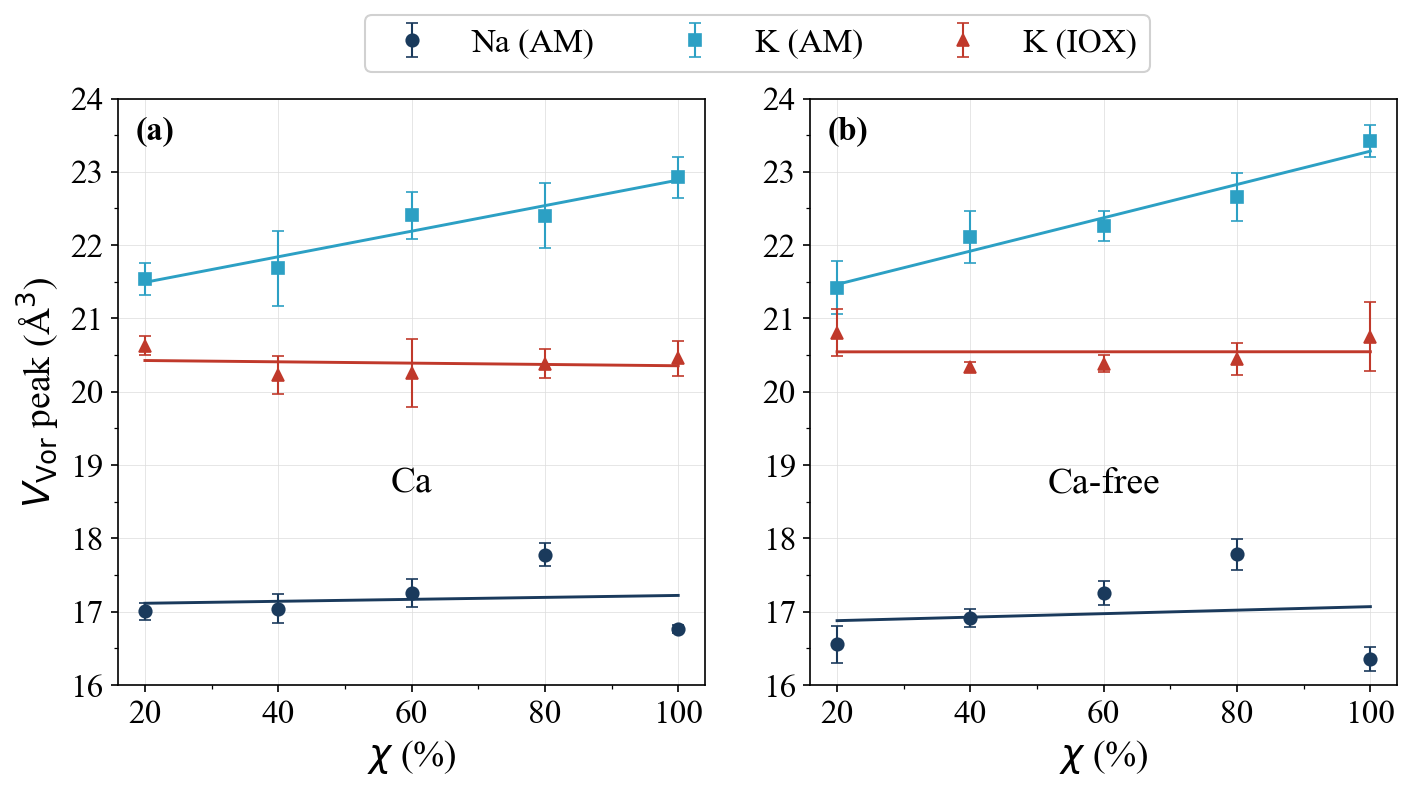

The script that saved this image:
"""
fig_voronoi_av_peaks_vs_chi.py
Pico del volumen de Voronoi vs chi — Na(AM), K(AM), K(IEX1) — promediado sobre las 3 replicas.

Para cada chi y cada replica (r=1,2,3) se calcula el pico de la KDE de los volumenes de Voronoi
(Na o K); el punto es la media de los 3 picos y la barra de error es la desviacion estandar
muestral (n-1). Ajuste lineal sobre las medias. 2 paneles: 10CaO | Ca-free.
Misma estetica que fig_voronoi_peaks_vs_chi.png (en esa figura las 3 replicas se juntan en un
unico conjunto y se toma un solo pico, sin barra de error).
"""

import numpy as np
import matplotlib.pyplot as plt
import matplotlib.ticker as ticker
from pathlib import Path
from scipy.stats import gaussian_kde

HERE = Path(__file__).parent
VORO_DIR = HERE / "VORONOI"
TYPE_NA, TYPE_K = 4, 5
REPLICAS = (1, 2, 3)

XX_CONFIG = {
    20:  (3,  3,  3,  5,  5,  5),
    40:  (6,  6,  6,  10, 10, 10),
    60:  (9,  9,  9,  15, 15, 15),
    80:  (12, 12, 12, 20, 20, 20),
    100: (0,  15, 15, 0,  25, 25),
}
CHI = np.array(sorted(XX_CONFIG), dtype=float)


def read_vol(path):
    data = {}
    in_atoms = False
    with open(path) as fh:
        for line in fh:
            s = line.strip()
            if s.startswith("ITEM: ATOMS"):
                in_atoms = True
                continue
            if s.startswith("ITEM:"):
                in_atoms = False
                continue
            if in_atoms and s:
                parts = s.split()
                data[int(parts[0])] = (int(parts[1]), float(parts[2]))
    return data


def vol_peak_replica(tag, center_type):
    vol_data = read_vol(VORO_DIR / f"{tag}_vol.dat")
    vols = np.array([v for (t, v) in vol_data.values() if t == center_type])
    kde = gaussian_kde(vols, bw_method="silverman")
    x_grid = np.linspace(vols.min(), vols.max(), 2000)
    return x_grid[np.argmax(kde(x_grid))]


def peaks_mean_sd(tag_pattern, center_type):
    pk = np.array([vol_peak_replica(tag_pattern.format(r=r), center_type) for r in REPLICAS])
    return pk.mean(), pk.std(ddof=1)


mean = {s: {k: [] for k in ("na", "ka", "ki")} for s in ("cao", "noca")}
sd = {s: {k: [] for k in ("na", "ka", "ki")} for s in ("cao", "noca")}

for XX, (xna_cao, xka_cao, xt_cao, xna_noca, xka_noca, xt_noca) in sorted(XX_CONFIG.items()):
    print(f"XX={XX}%...")
    specs = {
        ("cao", "na"):   (f"cao_am_x{xna_cao}_r{{r}}",       TYPE_NA),
        ("cao", "ka"):   (f"cao_am_x{xka_cao}_r{{r}}",       TYPE_K),
        ("cao", "ki"):   (f"cao_iex1_xt{xt_cao}_r{{r}}",     TYPE_K),
        ("noca", "na"):  (f"noca_am_x{xna_noca}_r{{r}}",     TYPE_NA),
        ("noca", "ka"):  (f"noca_am_x{xka_noca}_r{{r}}",     TYPE_K),
        ("noca", "ki"):  (f"noca_iex1_xt{xt_noca}_r{{r}}",   TYPE_K),
    }
    for (sys_, key), (pat, ctype) in specs.items():
        m, s = peaks_mean_sd(pat, ctype)
        mean[sys_][key].append(m)
        sd[sys_][key].append(s)

import sys
sys.path.insert(0, str(HERE))
from paper_style import BOX, FS_LABEL, FS_TEXT, apply_rcparams, make_fig, panel_letter, relabel
apply_rcparams()

SERIES = [
    ("na", "#1a3a5c", "o", relabel("Na (As-Melted)")),
    ("ka", "#2ca0c4", "s", relabel("K (As-Melted)")),
    ("ki", "#c0392b", "^", relabel("K (Ion-Exchanged)")),
]

fig, axes = make_fig(1, 2)
letters = ["(a)", "(b)"]
for col, (letter, (sys_, title)) in enumerate(zip(letters, [("cao", "10CaO"), ("noca", "Ca-free")])):
    ax = axes[col]
    title = relabel(title)
    for key, color, marker, label in SERIES:
        y = np.array(mean[sys_][key])
        e = np.array(sd[sys_][key])
        ax.errorbar(CHI, y, yerr=e, color=color, marker=marker, ls="none", ms=6, mew=0.8,
                    capsize=3, elinewidth=1.0, label=label, zorder=3)
        m, b = np.polyfit(CHI, y, 1)
        xf = np.linspace(CHI.min(), CHI.max(), 200)
        ax.plot(xf, m * xf + b, color=color, lw=1.4, label="_nolegend_", zorder=2)
    ax.text(0.5, 18.75, title, transform=ax.get_yaxis_transform(), ha="center", va="center",
            fontsize=FS_LABEL, zorder=5)
    panel_letter(ax, letter)
    ax.set_xlabel(r"$\chi$ (%)", fontsize=FS_LABEL)
    if col == 0:
        ax.set_ylabel(r"$V_\mathrm{Vor}$ peak (Å$^3$)", fontsize=FS_LABEL)
    ax.set_ylim(16, 24)
    ax.xaxis.set_major_locator(ticker.MultipleLocator(20))
    ax.xaxis.set_minor_locator(ticker.AutoMinorLocator(2))
    ax.yaxis.set_minor_locator(ticker.AutoMinorLocator(2))
    ax.tick_params(labelsize=FS_TEXT, which="both")
    ax.grid(lw=0.35, color="#dddddd", zorder=0)
    for spine in ax.spines.values():
        spine.set_visible(True)
        spine.set_linewidth(0.8)

handles, labels = axes[0].get_legend_handles_labels()
fig.subplots_adjust(top=0.90, wspace=0.18)
fig.canvas.draw()
p0, p1 = axes[0].get_position(), axes[1].get_position()
fig.legend(handles, labels, loc="lower center", bbox_to_anchor=(0.5 * (p0.x0 + p1.x1), p0.y1 + 0.012),
           ncol=3, fontsize=FS_TEXT, frameon=True, framealpha=0.9, edgecolor="#cccccc")
out = HERE / "fig_voronoi_av_peaks_vs_chi.pdf"
fig.savefig(out, dpi=300, bbox_inches="tight")
fig.savefig(out.with_suffix(".png"), dpi=150, bbox_inches="tight")
print(f"Guardado: {out.name}")

for sys_ in ("cao", "noca"):
    for key in ("na", "ka", "ki"):
        print(sys_, key, " ".join(f"{m:.2f}±{s:.2f}" for m, s in zip(mean[sys_][key], sd[sys_][key])))
